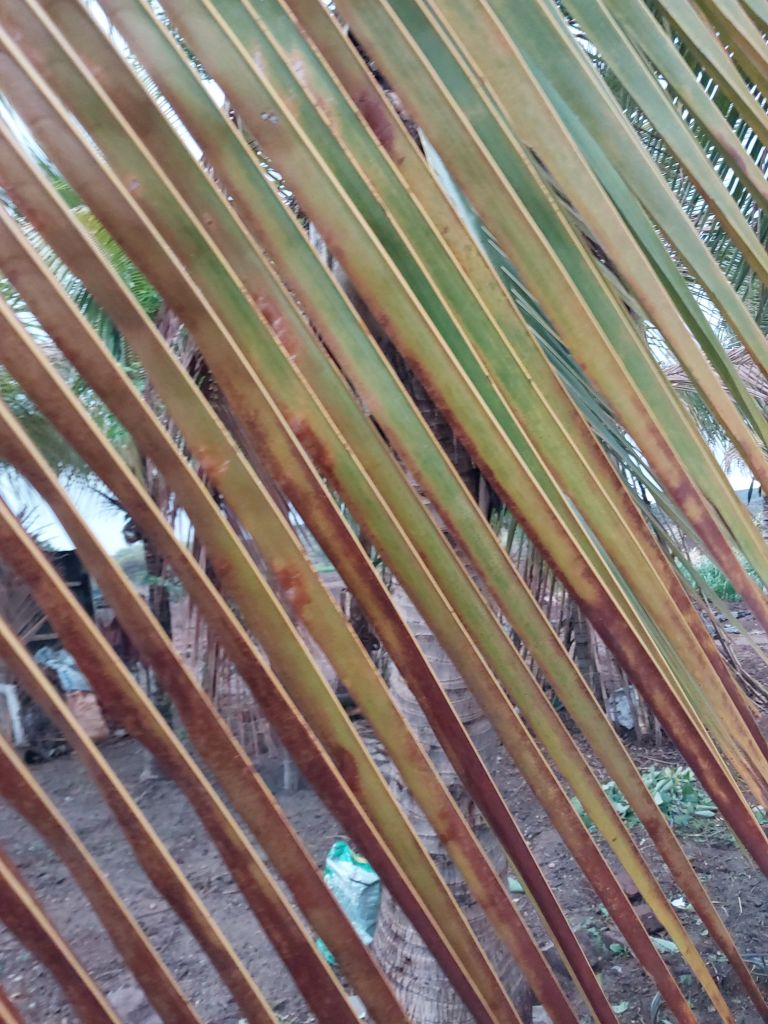
#> input picture sample images/WhatsApp Image 2026-08-27 at 8.19.29 PM (1).jpeg, 768 x 1024 px
$ python -i classifier.py   (imports and definitions only)
#> lines starting #> are read from the running program, lines starting #| are printed output that depends on the picture; after the words box and inside, x2 and y2 are one past the last pixel; in counts of white or black regions, pixels touching at a corner belong together
#> further down, picture is the input picture: PIL image 768x1024 RGB; mean R, G, B 132.4, 120.9, 110.3
"""Leaf-disease classifier: ONNX model trained in Colab (services/vision/train), temperature-calibrated,
with an abstain gate. It abstains, and asks for another photo, instead of guessing.

Model files live in services/vision/model/: leaf_disease.onnx (not in git; fetch with scripts/fetch_vision_model.ps1),
labels.json, calibration.json, metrics.json (committed).
"""
import io
import json
from functools import lru_cache
from pathlib import Path

import numpy as np
from PIL import Image, ImageFilter, ImageOps, ImageStat

MODEL_DIR = Path(__file__).resolve().parents[1] / "model"
IMG = 224
# Photo-quality gates, checked before the model runs. ponytail: fixed thresholds tuned on the repo's
# sample photos; recalibrate on field photos if they reject good images.
MIN_SHARPNESS = 60.0  # variance of the edge image (grayscale, 224 px, border trimmed)
MIN_BRIGHTNESS, MAX_BRIGHTNESS = 25, 235


# [16 lines left out: function _model, not called in this run]


def available() -> bool:
    return (MODEL_DIR / "leaf_disease.onnx").exists()


def metrics() -> dict:
    p = MODEL_DIR / "metrics.json"
    return json.loads(p.read_text()) if p.exists() else {}


# [12 lines left out: function photo_quality, not called in this run]


def leaf_crop(img: Image.Image, pad: float = 0.08) -> Image.Image:
    """Crop to the plant-coloured region (green through yellow/brown, so lesions stay in) to cut background.
    Returns the image unchanged when the leaf already fills the frame or no clear plant region is found.
    ponytail: colour-threshold bounding box, not a segmentation model; swap for a leaf segmenter if it misses."""
#> called with pad = 0.08
    small = img.resize((IMG, IMG))
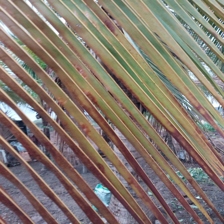
#> small: PIL image 224x224 RGB; mean R, G, B 132.4, 120.9, 110.3
    h, s, v = [np.asarray(c, dtype=np.float32) / 255 for c in small.convert("HSV").split()]
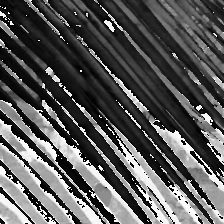
#> h: shape (224, 224) float32; min 0, max 0.996, mean 0.342
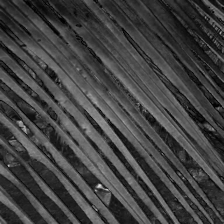
#> s: shape (224, 224) float32; min 0, max 0.882, mean 0.257
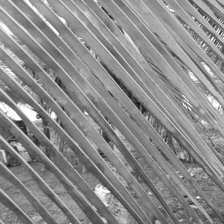
#> v: shape (224, 224) float32; min 0.0784, max 1, mean 0.545
    mask = (h > 0.04) & (h < 0.45) & (s > 0.18) & (v > 0.12)  # hue ~15-160 deg: yellow-brown to green
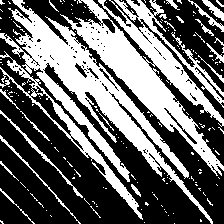
#> mask: shape (224, 224) bool; 41.1% white; 172 white regions (149 under 20 px), largest, box (x1, y1, x2, y2) and area: (60, 0, 224, 176) 8412, (0, 0, 213, 224) 8346, (0, 51, 143, 220) 1797
    frac = mask.mean()
#> frac = 0.411
    if frac < 0.05 or frac > 0.85:
        return img
    rows, cols = np.where(mask.mean(1) > 0.05)[0], np.where(mask.mean(0) > 0.05)[0]
#> rows = 218 values from 0 to 217; cols = 224 values from 0 to 223
    if len(rows) < 10 or len(cols) < 10:
        return img
    W, H = img.size
#> W = 768; H = 1024
    y0, y1, x0, x1 = rows[0] / IMG, (rows[-1] + 1) / IMG, cols[0] / IMG, (cols[-1] + 1) / IMG
#> y0 = 0; y1 = 0.973; x0 = 0; x1 = 1
    box = (max(0, x0 - pad) * W, max(0, y0 - pad) * H, min(1, x1 + pad) * W, min(1, y1 + pad) * H)
#> box = (0, 0, 768, 1024)
    if (box[2] - box[0]) * (box[3] - box[1]) > 0.9 * W * H:
        return img
    return img.crop(tuple(int(b) for b in box))


# [29 lines left out: functions softmax, classify, not called in this run]

>>> from PIL import Image
>>> picture = Image.open('../../../sample images/WhatsApp Image 2026-08-27 at 8.19.29 PM (1).jpeg')
>>> result = leaf_crop(picture)

$ run again, on sample images/WhatsApp Image 2026-08-27 at 8.20.15 PM (1).jpeg
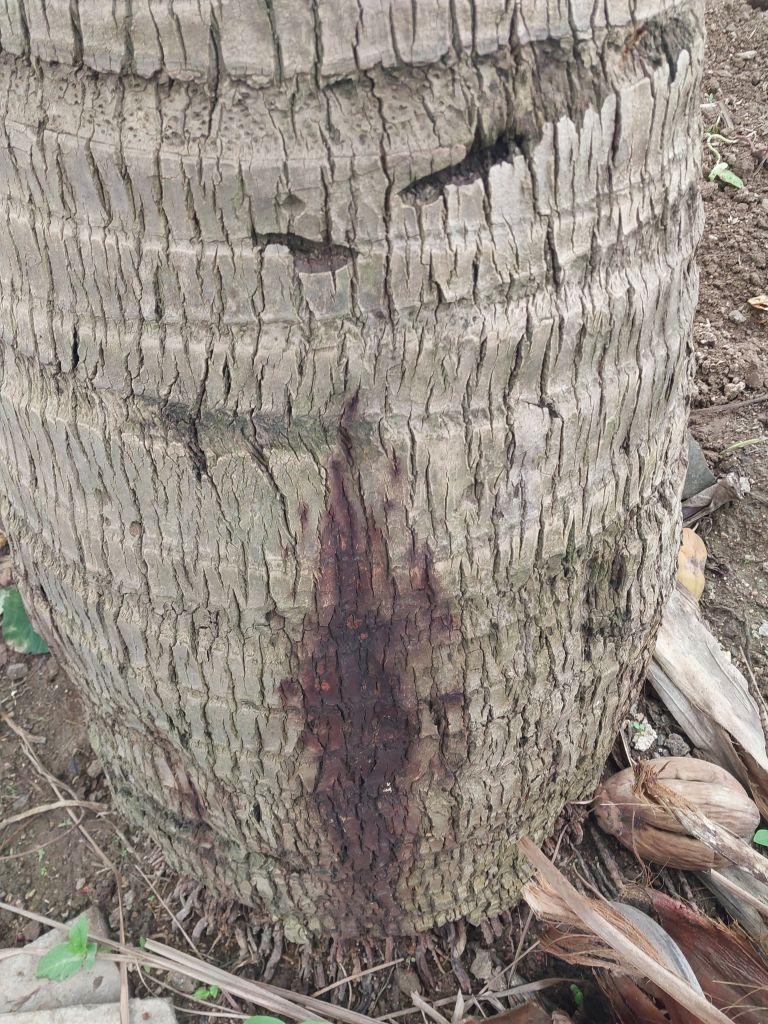
#> input picture sample images/WhatsApp Image 2026-08-27 at 8.20.15 PM (1).jpeg, 768 x 1024 px
#> picture is the input picture: PIL image 768x1024 RGB; mean R, G, B 147.3, 138.8, 130.5
#> in leaf_crop, `h, s, v = [np.asarray(c, dtype=np.float32) / 255 for c in small.conver..`:
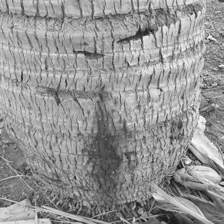
#> v: shape (224, 224) float32; min 0.0863, max 0.996, mean 0.579
#> in leaf_crop, `mask = (h > 0.04) & (h < 0.45) & (s > 0.18) & (v > 0.12)`:
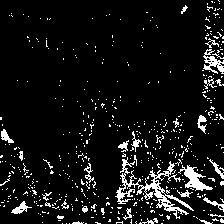
#> mask: shape (224, 224) bool; 8.3% white in thin lines or dots
#> frac = 0.0827
#> rows = 120 values from 37 to 223; cols = 142 values from 1 to 223
#> y0 = 0.165; y1 = 1; x0 = 0.00446; x1 = 1
#> box = (0, 87.22, 768, 1024)

$ run again, on sample images/WhatsApp Image 2026-08-27 at 8.19.29 PM.jpeg
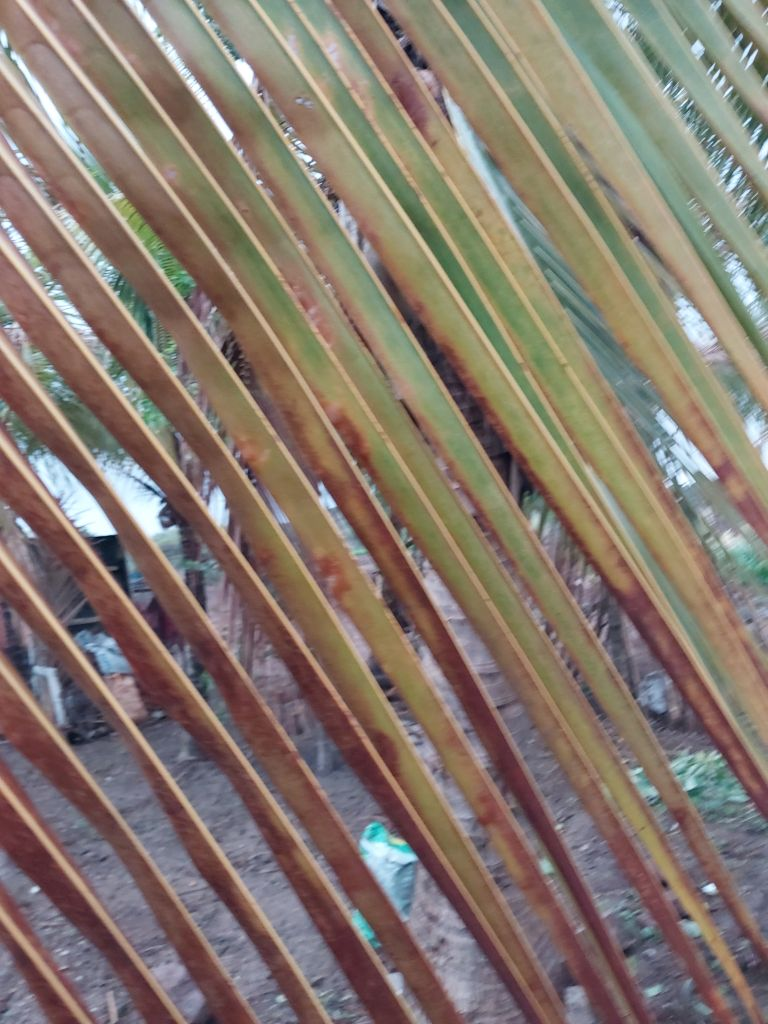
#> input picture sample images/WhatsApp Image 2026-08-27 at 8.19.29 PM.jpeg, 768 x 1024 px
#> picture is the input picture: PIL image 768x1024 RGB; mean R, G, B 133.2, 120.7, 110.9
#> in leaf_crop, `h, s, v = [np.asarray(c, dtype=np.float32) / 255 for c in small.conver..`:
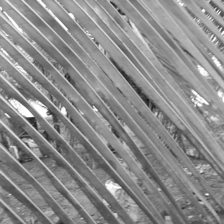
#> v: shape (224, 224) float32; min 0.102, max 1, mean 0.547
#> in leaf_crop, `mask = (h > 0.04) & (h < 0.45) & (s > 0.18) & (v > 0.12)`:
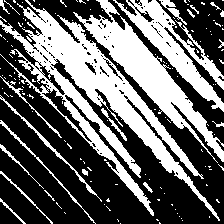
#> mask: shape (224, 224) bool; 40.1% white; 142 white regions (121 under 20 px), largest, box (x1, y1, x2, y2) and area: (0, 0, 220, 221) 10059, (73, 0, 224, 163) 4753, (113, 0, 224, 112) 3158
#> frac = 0.401
#> rows = 217 values from 0 to 220; cols = 224 values from 0 to 223
#> y0 = 0; y1 = 0.987; x0 = 0; x1 = 1
#> box = (0, 0, 768, 1024)
